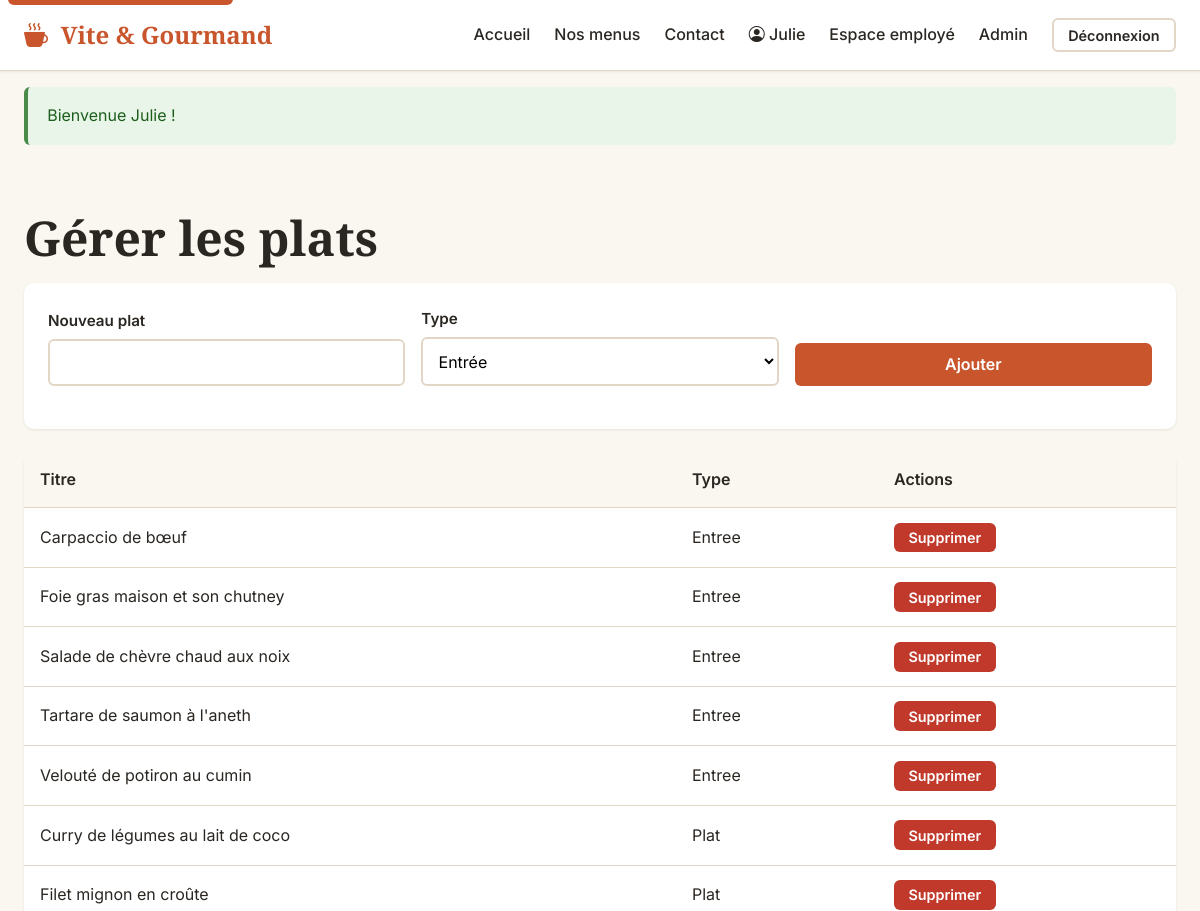
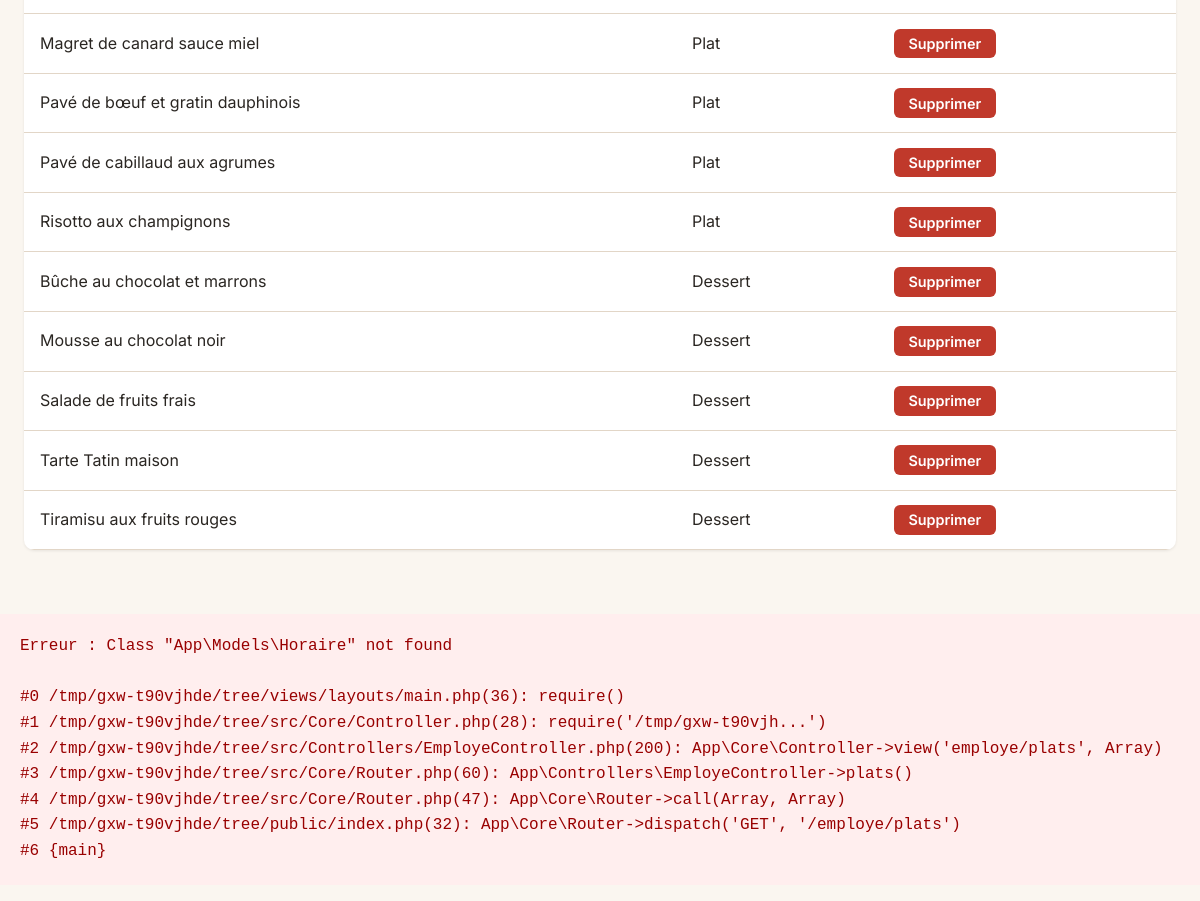
/employe/plats (signed in), run on the app's committed database (2 pictures, top to bottom).
### tables this page shows
CREATE TABLE plat (
    plat_id INT AUTO_INCREMENT PRIMARY KEY,
    titre   VARCHAR(150) NOT NULL,
    photo   VARCHAR(255) DEFAULT NULL,
    type    ENUM('entree', 'plat', 'dessert') NOT NULL
);

### src/Controllers/EmployeController.php (called while the page is built, shortened)
<?php
class EmployeController extends Controller
{
    public function plats(): void
    {
        $this->view('employe/plats', [
            'pageTitle' => 'Gérer les plats',
            'plats'     => PlatRepository::all(),
        ]);
    }
}

### src/Repositories/PlatRepository.php (called while the page is built, shortened)
<?php
final class PlatRepository
{
    public static function all(): array
    {
        $pdo = Database::getInstance();
        return $pdo->query('SELECT * FROM plat ORDER BY FIELD(type, "entree", "plat", "dessert"), titre')->fetchAll();
    }
}

### src/Core/Security.php (called while the page is built, shortened)
<?php
final class Security
{
    public static function escape(?string $value): string
    {
        return htmlspecialchars($value ?? '', ENT_QUOTES | ENT_HTML5, 'UTF-8');
    }
}

### src/Helpers/functions.php (called while the page is built, shortened)
<?php
if (!function_exists('e')) {
    function e(?string $value): string
    {
        return Security::escape($value);
    }
}

### views/employe/plats.php (the view, shortened to what this page needs)
<section class="section">
    <div class="container">
        <h1>Gérer les plats</h1>
        <form method="post" action="/employe/plats" class="form filtres">
            <div class="filtres-grid">
                <div class="form-field">
                    <label for="titre">Nouveau plat</label>
                    <input type="text" id="titre" name="titre" required>
                </div>
                <div class="form-field">
                    <label for="type">Type</label>
                    <select id="type" name="type" required>
                        <option value="entree">Entrée</option>
                    </select>
                </div>
                <div class="form-field form-field-actions">
                    <button type="submit" class="btn btn-primary">Ajouter</button>
                </div>
            </div>
        </form>
        <div class="table-wrapper mt-4">
            <table class="table">
                <thead><tr><th>Titre</th><th>Type</th><th>Actions</th></tr></thead>
                <tbody>
                    <?php foreach ($plats as $p): ?>
                        <tr>
                            <td><?= e($p['titre']) ?></td>
                            <td><?= e(ucfirst($p['type'])) ?></td>
                            <td>
                                <form method="post" action="/employe/plats/<?= (int) $p['plat_id'] ?>/supprimer" class="inline-form" onsubmit="return confirm('Supprimer ce plat ?');">
                                    <button type="submit" class="btn btn-sm btn-danger">Supprimer</button>
                                </form>
                            </td>
                        </tr>
                    <?php endforeach; ?>
                </tbody>
            </table>
        </div>
    </div>
</section>

### src/Core/Router.php (shortened to what this page needs)
<?php
final class Router
{
    private array $routes = [
        'GET'    => [],
        'POST'   => [],
        'PUT'    => [],
        'DELETE' => [],
    ];
    private function add(string $method, string $path, callable|array $handler): void
    {
        $this->routes[$method][$path] = $handler;
    }
    public function dispatch(string $method, string $uri): void
    {
        $uri = parse_url($uri, PHP_URL_PATH) ?: '/';
        $uri = rtrim($uri, '/') ?: '/';
        foreach ($this->routes[$method] ?? [] as $path => $handler) {
            $pattern = preg_replace('#\{([a-zA-Z_]+)\}#', '(?P<$1>[^/]+)', $path);
            $pattern = '#^' . $pattern . '$#';
            if (preg_match($pattern, $uri, $matches)) {
                $params = array_filter($matches, 'is_string', ARRAY_FILTER_USE_KEY);
                $this->call($handler, $params);
                return;
            }
        }
    }
    private function call(callable|array $handler, array $params): void
    {
        if (is_array($handler) && count($handler) === 2) {
            [$class, $method] = $handler;
            $instance = new $class();
            $instance->$method(...array_values($params));
            return;
        }
    }
}

### public/css/app.css (style rules this page uses)
:root { --color-primary: #C8552B; --color-primary-dark: #A03F1E; --color-secondary: #6E8B5C; --color-secondary-dark: #556C47; --color-accent: #E5C26F; --color-bg: #FAF6F0; --color-bg-dark: #2A2622; --color-text: #2A2622; --color-text-light: #6B5E54; --color-border: #E2D6C7; --color-success: #4A8B4A; --color-error: #C0392B; --color-warning: #D9A441; --color-info: #4A7AA9; --shadow-sm: 0 1px 3px rgba(0,0,0,0.08); --shadow-md: 0 4px 12px rgba(0,0,0,0.10); --shadow-lg: 0 10px 30px rgba(0,0,0,0.15); --radius-sm: 6px; --radius: 10px; --radius-lg: 16px; --font-title: 'Playfair Display', Georgia, serif; --font-body: 'Inter', system-ui, -apple-system, Segoe UI, Roboto, sans-serif; --container: 1200px; --container-narrow: 720px; }
*, *::before, *::after { box-sizing: border-box; }
html { scroll-behavior: smooth; }
body { margin: 0; font-family: var(--font-body); color: var(--color-text); background: var(--color-bg); line-height: 1.6; font-size: 16px; }
h1, h2, h3, h4 { font-family: var(--font-title); margin: 0 0 1rem; line-height: 1.2; }
h1 { font-size: clamp(2rem, 4vw, 3rem); }
button { font-family: inherit; }
.container { max-width: var(--container); margin: 0 auto; padding: 0 1.5rem; }
.section { padding: 3rem 0; }
.mt-4 { margin-top: 1.5rem; }
.btn { display: inline-flex; align-items: center; justify-content: center; gap: 0.5rem; padding: 0.7rem 1.5rem; border: 0; border-radius: var(--radius-sm); font-weight: 600; cursor: pointer; transition: all .2s; font-family: inherit; font-size: 1rem; text-decoration: none; }
.btn-primary { background: var(--color-primary); color: #fff; }
.btn-danger { background: var(--color-error); color: #fff; }
.btn-sm { padding: 0.4rem 0.9rem; font-size: 0.9rem; }
.filtres { background: #fff; padding: 1.5rem; border-radius: var(--radius); box-shadow: var(--shadow-sm); margin-bottom: 1.5rem; }
.filtres-grid { display: grid; grid-template-columns: repeat(auto-fit, minmax(180px, 1fr)); gap: 1rem; align-items: end; }
.form { margin: 1rem 0; }
.form-field { margin-bottom: 1.2rem; display: flex; flex-direction: column; }
.form-field label { font-weight: 600; margin-bottom: 0.4rem; font-size: 0.95rem; }
.form-field input, .form-field select, .form-field textarea { padding: 0.7rem; border: 2px solid var(--color-border); border-radius: var(--radius-sm); font-family: inherit; font-size: 1rem; background: #fff; transition: border-color .2s; }
.form-field-actions { justify-content: flex-end; }
.table-wrapper { overflow-x: auto; background: #fff; border-radius: var(--radius); box-shadow: var(--shadow-sm); }
.table { width: 100%; border-collapse: collapse; }
.table th, .table td { padding: 0.9rem 1rem; text-align: left; border-bottom: 1px solid var(--color-border); }
.table th { background: var(--color-bg); font-weight: 600; }
.inline-form { display: inline-block; margin: 0; }

### data on the page
plat: titre "Carpaccio de bœuf", type "Entree"
plat: titre "Foie gras maison et son chutney", type "Entree"
plat: titre "Salade de chèvre chaud aux noix", type "Entree"
plat: titre "Tartare de saumon à l'aneth", type "Entree"
plat: titre "Velouté de potiron au cumin", type "Entree"
plat: titre "Curry de légumes au lait de coco", type "Plat"
plat: titre "Filet mignon en croûte", type "Plat"
plat: titre "Magret de canard sauce miel", type "Plat"
plat: titre "Pavé de bœuf et gratin dauphinois", type "Plat"
plat: titre "Pavé de cabillaud aux agrumes", type "Plat"
plat: titre "Risotto aux champignons", type "Plat"
plat: titre "Bûche au chocolat et marrons", type "Dessert"
plat: titre "Mousse au chocolat noir", type "Dessert"
plat: titre "Salade de fruits frais", type "Dessert"
plat: titre "Tarte Tatin maison", type "Dessert"
plat: titre "Tiramisu aux fruits rouges", type "Dessert"

### other printed values
$e->getMessage() "Class \"App\\Models\\Horaire\" not found"
